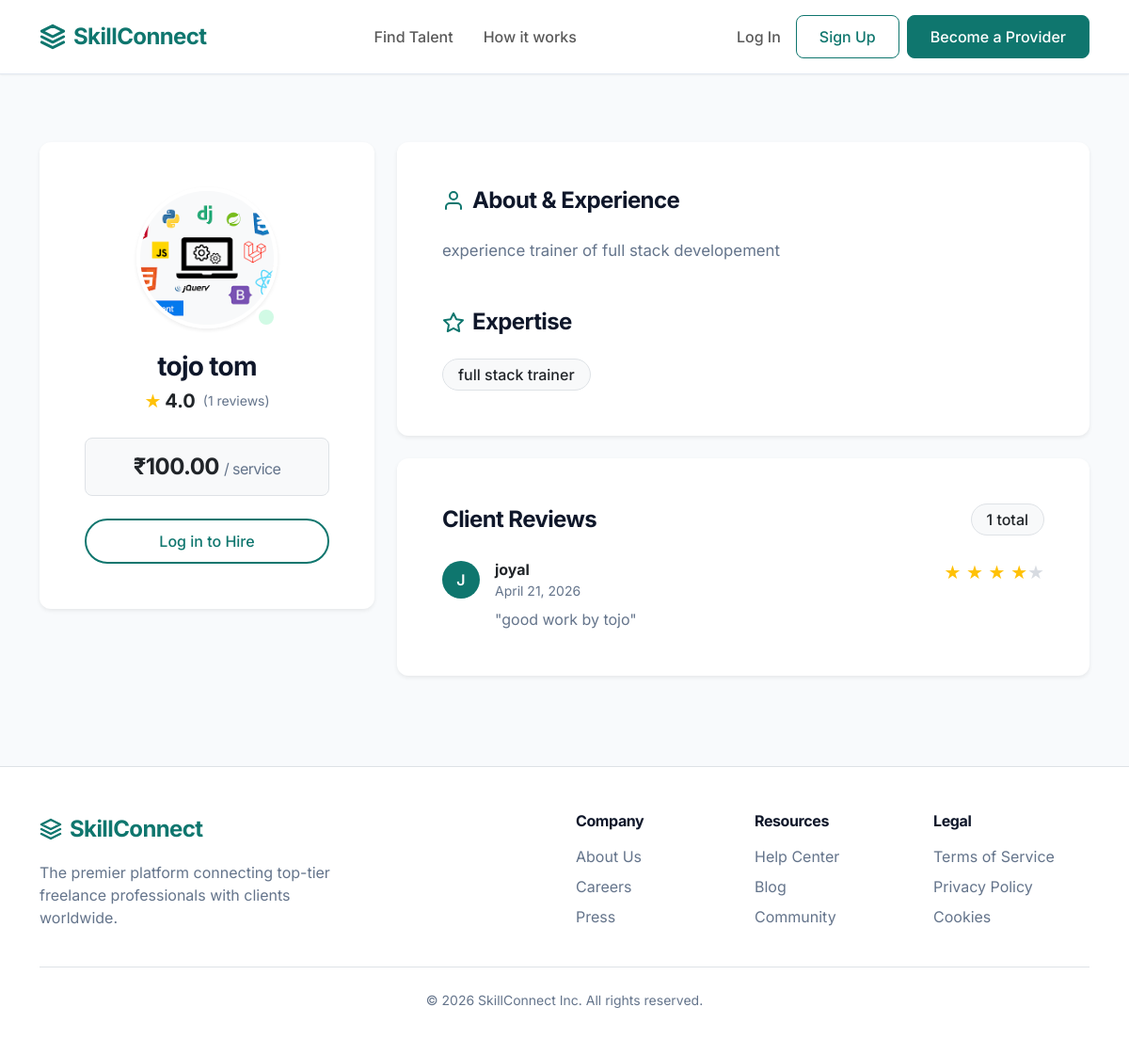
The app's page /provider/2/ with its own data.
### core/models.py (models this page shows, shortened)
class ProviderProfile(models.fields.Field):
    pass # Replaced below

class User(AbstractUser):
    is_provider = models.BooleanField(default=False)
    is_customer = models.BooleanField(default=False)

class Skill(models.Model):
    provider = models.ForeignKey(ProviderProfile, on_delete=models.CASCADE, related_name='skills')
    name = models.CharField(max_length=100)

class Review(models.Model):
    user = models.ForeignKey(User, on_delete=models.CASCADE, related_name='reviews_given')
    provider = models.ForeignKey(ProviderProfile, on_delete=models.CASCADE, related_name='reviews_received')
    rating = models.IntegerField(choices=[(i, str(i)) for i in range(1, 6)])
    comment = models.TextField()
    created_at = models.DateTimeField(auto_now_add=True)

### core/views.py (the view)
# urls.py: path('provider/<int:provider_id>/', views.provider_profile, name='provider_profile'),
def provider_profile(request, provider_id):
    provider = get_object_or_404(ProviderProfile, id=provider_id, status='Approved')
    reviews = provider.reviews_received.all().order_by('-created_at')
    avg_rating = 0
    if reviews.exists():
        avg_rating = sum(r.rating for r in reviews) / reviews.count()
    return render(request, 'core/profile.html', {
        'provider': provider,
        'reviews': reviews,
        'avg_rating': round(avg_rating, 1)
    })

### templates/core/profile.html (shortened to what this page needs)
{% extends 'base.html' %}
{% block content %}
<div class="row pt-4 mb-5">
    <div class="col-lg-4 mb-4 mb-lg-0">
        <div class="card p-5 text-center border-0 shadow-sm position-sticky" style="top: 100px;">
            <div class="position-relative d-inline-block mx-auto mb-4">
                {% if provider.profile_photo %}
                    <img src="{{ provider.profile_photo.url }}" alt="Profile" class="profile-img shadow-sm" style="width: 150px; height: 150px; border-width: 4px;">
                {% else %}
                    <div class="profile-img bg-primary text-white d-flex align-items-center justify-content-center shadow-sm" style="width: 150px; height: 150px; border-width: 4px; font-size: 3rem; font-weight: 700;">
                        {{ provider.user.username|make_list|first|upper }}
                    </div>
                {% endif %}
                <span class="position-absolute bottom-0 end-0 bg-success border border-white rounded-circle" style="width: 24px; height: 24px; border-width: 4px !important;" title="Online"></span>
            </div>
            <h3 class="fw-bold mb-1">
                {% if provider.user.first_name %}
                    {{ provider.user.first_name }} {{ provider.user.last_name }}
                {% else %}
                    {{ provider.user.username }}
                {% endif %}
            </h3>
            <div class="d-flex justify-content-center align-items-center mb-4 text-warning">
                <span class="fs-5 me-1">★</span>
                <span class="fw-bold text-dark fs-5">{% if avg_rating %}{{ avg_rating }}{% else %}5.0{% endif %}</span>
                <span class="text-muted ms-2 small">({{ reviews.count }} reviews)</span>
            </div>
            <div class="bg-light rounded-3 p-3 mb-4 border">
                <h4 class="text-dark fw-bold mb-0">
                    ₹{{ provider.price_per_service }} <span class="text-muted fs-6 fw-normal">/ service</span>
                </h4>
            </div>
            {% if user.is_authenticated and user.is_customer %}
                <a href="{% url 'book_provider' provider.id %}" class="btn btn-primary btn-lg custom-btn w-100 shadow-sm rounded-pill fw-bold">Hire {% if provider.user.first_name %}{{ provider.user.first_name }}{% else %}{{ provider.user.username }}{% endif %}</a>
            {% elif user.is_authenticated and user.is_provider %}
                <button class="btn btn-light w-100 rounded-pill fw-medium border" disabled>Providers cannot hire</button>
            {% else %}
                <a href="{% url 'login' %}" class="btn btn-outline-primary w-100 custom-btn rounded-pill border-2 fw-medium">Log in to Hire</a>
            {% endif %}
        </div>
    </div>
    <div class="col-lg-8">
        <div class="card p-5 mb-4 border-0 shadow-sm">
            <h4 class="fw-bold mb-4 d-flex align-items-center gap-2">
                <svg width="24" height="24" viewBox="0 0 24 24" fill="none" stroke="currentColor" stroke-width="2" stroke-linecap="round" stroke-linejoin="round" class="text-primary"><path d="M20 21v-2a4 4 0 0 0-4-4H8a4 4 0 0 0-4 4v2"></path><circle cx="12" cy="7" r="4"></circle></svg>
                About & Experience
            </h4>
            <p class="text-muted mb-5" style="white-space: pre-line; font-size: 1.05rem; line-height: 1.7;">{{ provider.experience }}</p>
            <h4 class="fw-bold mb-4 d-flex align-items-center gap-2">
                <svg width="24" height="24" viewBox="0 0 24 24" fill="none" stroke="currentColor" stroke-width="2" stroke-linecap="round" stroke-linejoin="round" class="text-primary"><path d="M12 2l3.09 6.26L22 9.27l-5 4.87 1.18 6.88L12 17.77l-6.18 3.25L7 14.14 2 9.27l6.91-1.01L12 2z"></path></svg>
                Expertise
            </h4>
            <div class="d-flex flex-wrap gap-2">
                {% for skill in provider.skills.all %}
                    <span class="badge bg-light text-dark border px-3 py-2 fs-6 fw-medium">{{ skill.name }}</span>
                {% endfor %}
            </div>
        </div>
        <div class="card p-5 border-0 shadow-sm">
            <div class="d-flex justify-content-between align-items-center mb-4">
                <h4 class="fw-bold mb-0">Client Reviews</h4>
                <div class="badge bg-light text-dark border px-3 py-2 fs-6">{{ reviews.count }} total</div>
            </div>
            {% if reviews %}
                <div class="d-flex flex-column gap-4">
                    {% for review in reviews %}
                        <div class="{% if not forloop.last %}border-bottom pb-4{% endif %}">
                            <div class="d-flex justify-content-between align-items-start mb-2">
                                <div class="d-flex align-items-center gap-3">
                                    <div class="bg-primary text-white rounded-circle d-flex align-items-center justify-content-center" style="width: 40px; height: 40px; font-weight: 600;">
                                        {% if review.user.first_name %}
                                            {{ review.user.first_name|make_list|first|upper }}
                                        {% else %}
                                            {{ review.user.username|make_list|first|upper }}
                                        {% endif %}
                                    </div>
                                    <div>
                                        <div class="fw-bold">
                                            {% if review.user.first_name %}
                                                {{ review.user.first_name }} {{ review.user.last_name }}
                                            {% else %}
                                                {{ review.user.username }}
                                            {% endif %}
                                        </div>
                                        <div class="text-muted small">{{ review.created_at|date:"F j, Y" }}</div>
                                    </div>
                                </div>
                                <div class="d-flex text-warning fs-5">
                                    {% for i in "12345" %}
                                        {% if forloop.counter <= review.rating %}★{% else %}<span class="text-muted opacity-25">★</span>{% endif %}
                                    {% endfor %}
                                </div>
                            </div>
                            <p class="text-muted mb-0 mt-2 ps-5" style="margin-left: 8px;">"{{ review.comment }}"</p>
                        </div>
                    {% endfor %}
                </div>
            {% endif %}
        </div>
    </div>
</div>
{% endblock %}

### static/css/style.css (style rules this page uses)
:root { --primary-color: #0F766E; --bs-primary: #0F766E; --bs-primary-rgb: 15, 118, 110; --primary-hover: #115E59; --bg-color: #F8FAFC; --text-color: #0F172A; --text-muted: #64748B; --card-bg: #FFFFFF; --border-color: #E2E8F0; --shadow-sm: 0 1px 2px 0 rgba(0, 0, 0, 0.05); --shadow-md: 0 4px 6px -1px rgba(0, 0, 0, 0.1), 0 2px 4px -1px rgba(0, 0, 0, 0.06); --shadow-lg: 0 10px 15px -3px rgba(0, 0, 0, 0.1), 0 4px 6px -2px rgba(0, 0, 0, 0.05); --radius-md: 0.5rem; --radius-lg: 0.75rem; --radius-xl: 1rem; }
body { font-family: 'Inter', sans-serif; background-color: var(--bg-color); color: var(--text-color); line-height: 1.5; }
.card { background-color: var(--card-bg); border: 1px solid var(--border-color); border-radius: var(--radius-lg); box-shadow: var(--shadow-sm); transition: transform 0.2s ease, box-shadow 0.2s ease; overflow: hidden; }
.btn { border-radius: var(--radius-md); padding: 0.5rem 1rem; font-weight: 500; transition: all 0.2s ease; }
.btn-outline-primary { color: var(--primary-color); border-color: var(--primary-color); }
.custom-btn { padding: 0.6rem 1.5rem; }
h1, h2, h3, h4, h5, h6 { color: var(--text-color); font-weight: 600; letter-spacing: -0.025em; }
.text-muted { color: var(--text-muted) !important; }
.profile-img { width: 120px; height: 120px; object-fit: cover; border-radius: 50%; border: 4px solid var(--card-bg); box-shadow: var(--shadow-md); }
.badge { padding: 0.4em 0.8em; border-radius: 9999px; font-weight: 500; }
.bg-success { background-color: #D1FAE5 !important; color: #065F46 !important; }

### records on screen
ProviderProfile: profile_photo (picture), user.first_name "tojo", user.last_name "tom", price_per_service "100.00", experience "experience trainer of full stack developement"
Skill: name "full stack trainer"
Review: user.username|make_list "J", user.username "joyal", created_at "April 21, 2026", rating 4 (drawn), comment "good work by tojo"

### other values on screen
{{ avg_rating }} "4.0"
{{ reviews.count }} "1"
